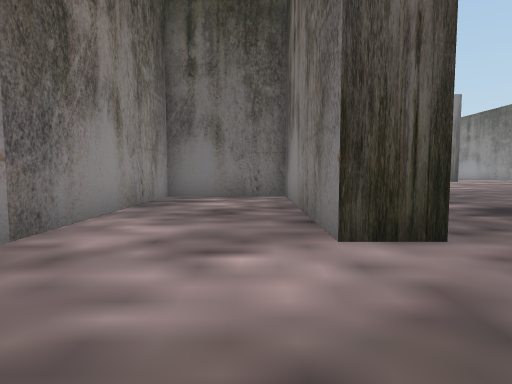
[1] (above)

24 first-person views from a walk through a scene from a Unity 3-D project. The camera is 1.3 m above the floor, tilts 4° down and sees 80° across. The floor is counted in squares, 2 m on a side. Each view is taken from the middle of a square. On the plan, view 1 faces up. The plan holds only what a view shows up to about 10 squares ahead; the rest is blank. The place goes on beyond the plan. The player is left out.

[2]
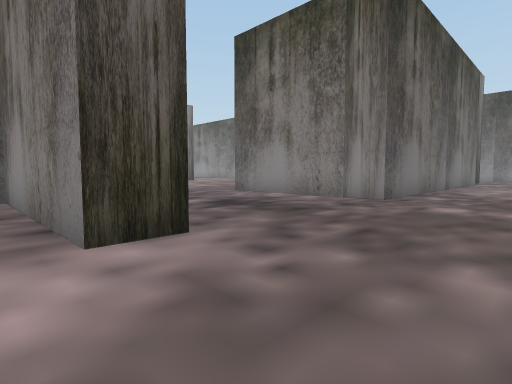

[3]
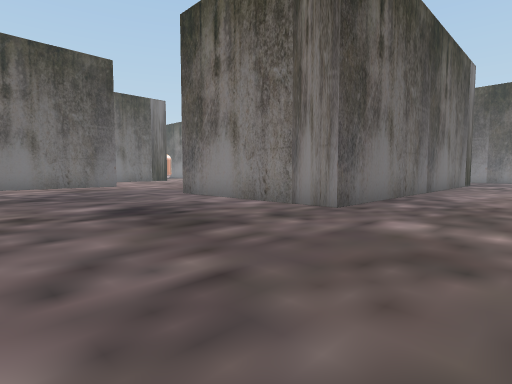

[4]
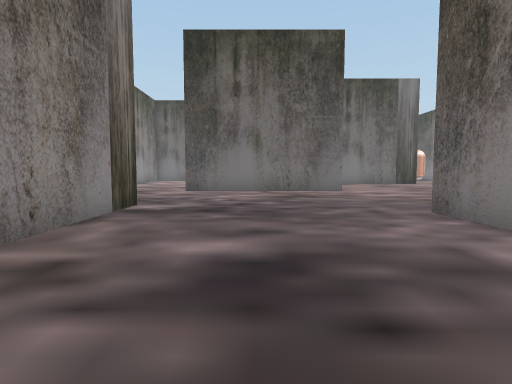

[5]
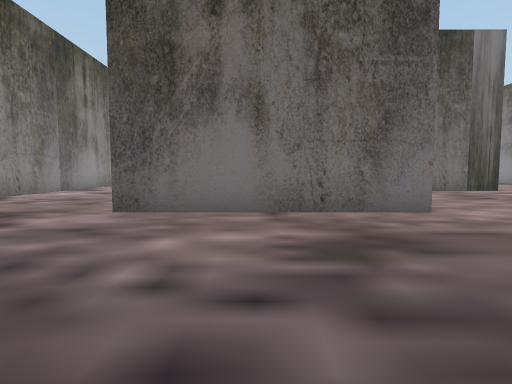

[6]
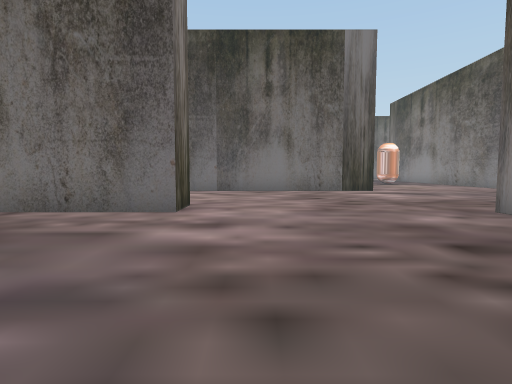

[7]
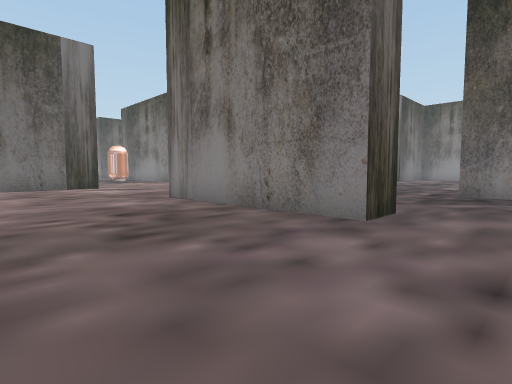

[8]
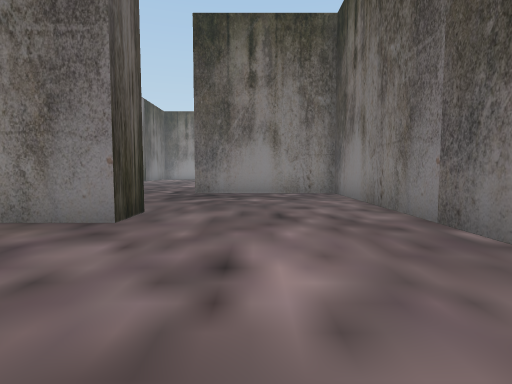

[9]
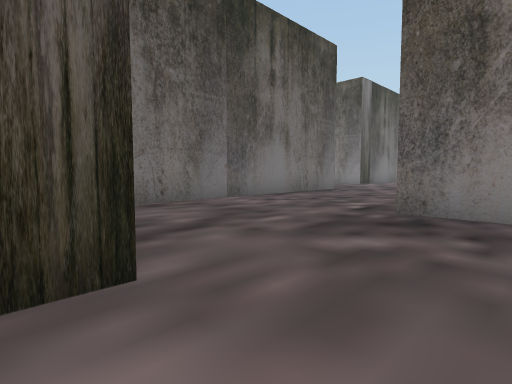

[10]
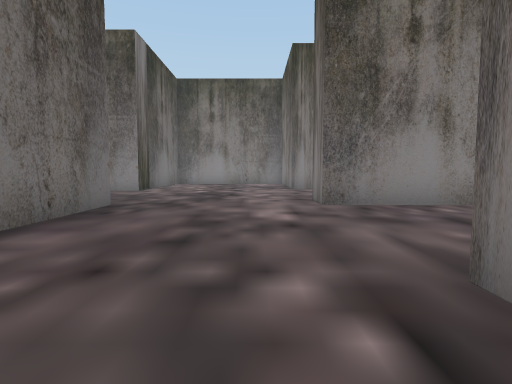

[11]
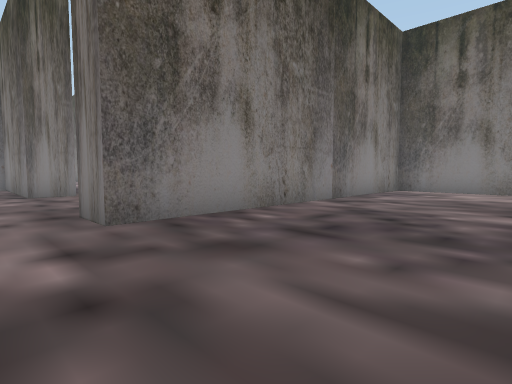

[12]
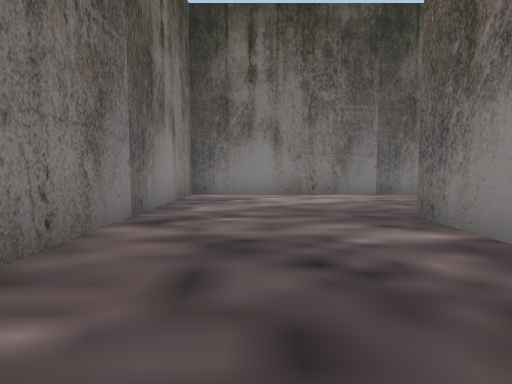

[13]
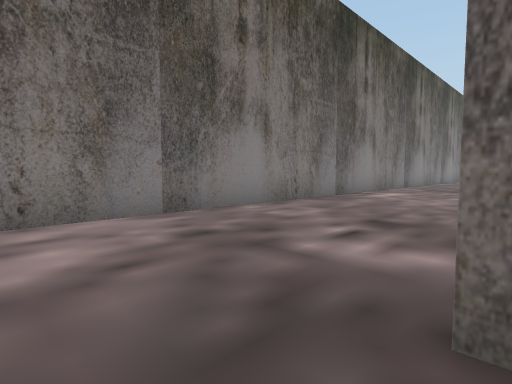

[14]
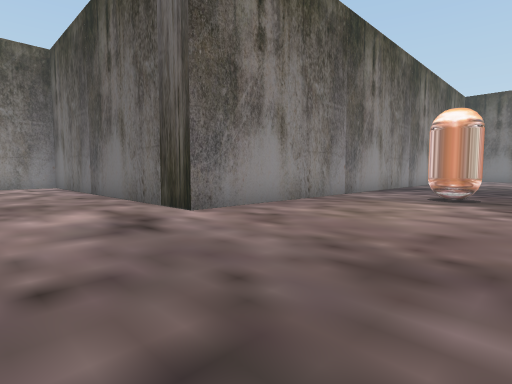

[15]
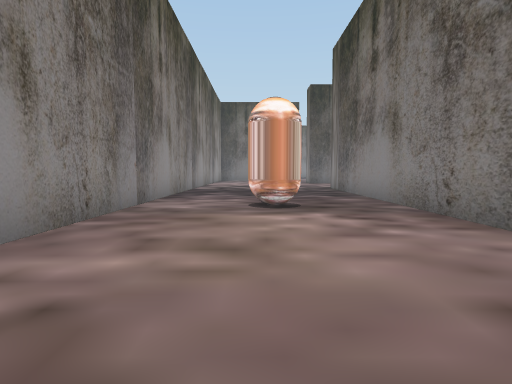

[16]
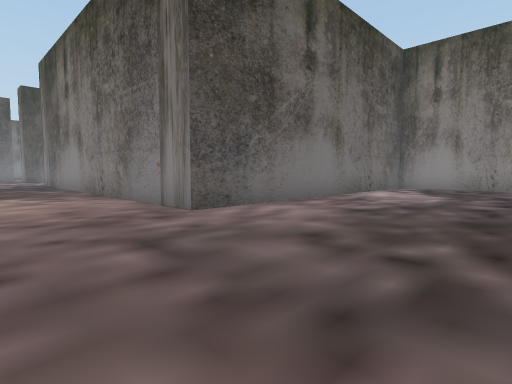

[17]
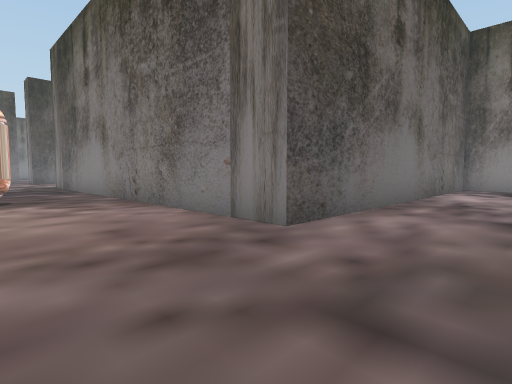

[18]
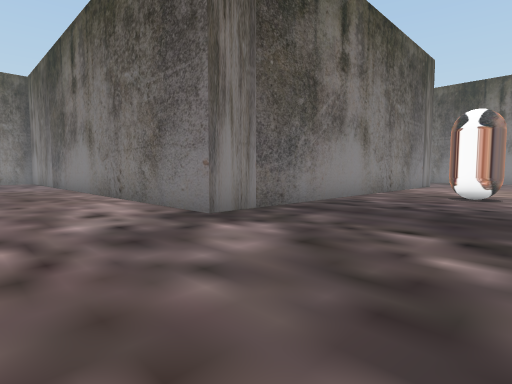

[19]
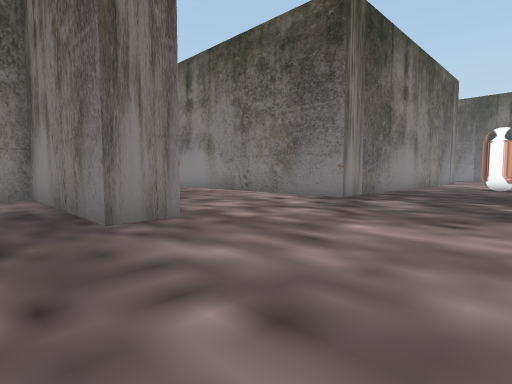

[20]
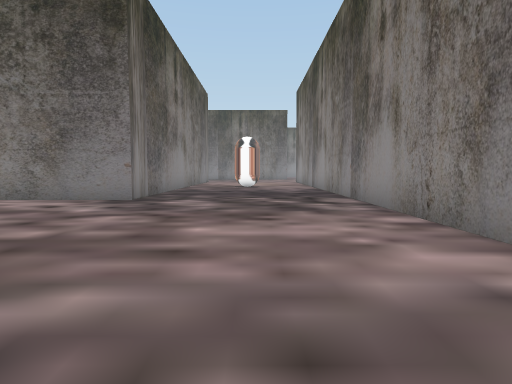

[21]
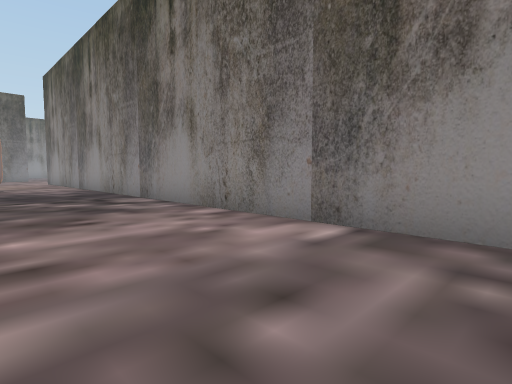

[22]
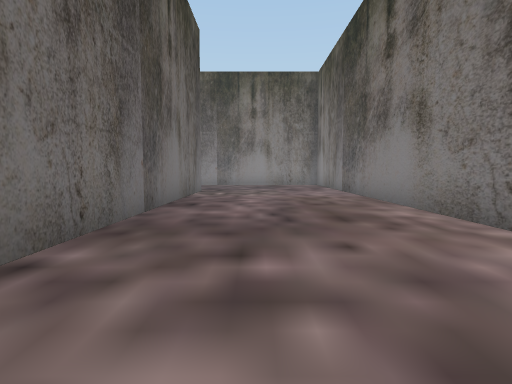

[23]
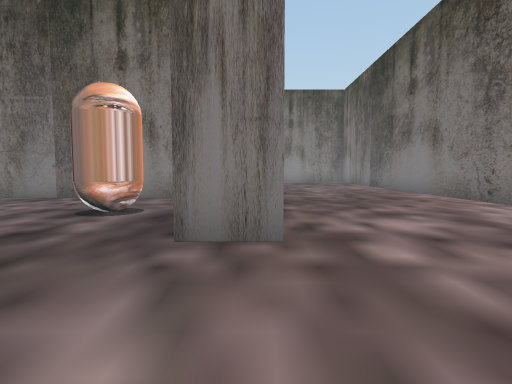

[24]
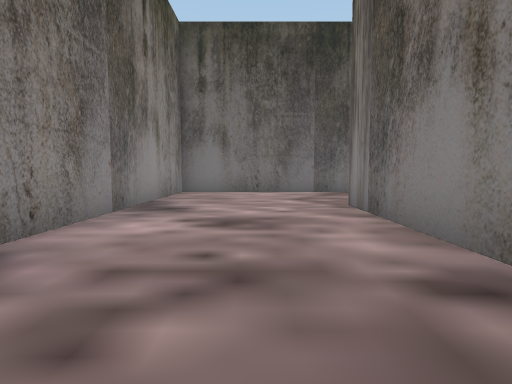

### Floor plan
Points are (right, up) in squares from view 1. A wall is a line through its corners. A room is listed if a view was taken in it or the views show most of it. See-through windows are left out.
Room 1 (views 1, 2, 3, 4, 5, 6, 7, 8, 9, 10, 11, 12, 13, 14, 15, 16, 17, 18, 19, 20, 21, 22, 23, 24)
walls: (6.8, 13.8) (6.8, 12.7) (1.8, 12.7); (12.9, 7.7) (11.8, 7.7) (11.8, 12.8); (1.8, 15) (1.8, 18.8); (2.9, 22.2) (-2.2, 22.2) (-2.2, 15.4); (21.8, 11.7) (14.4, 11.7); (1.8, 8.8) (1.8, 5.6); (10.6, 3.7) (16.8, 3.7) (16.8, 7.8); (17.7, 4.4) (17.7, 2.8); (13.5, 2.7) (6.8, 2.7) (6.8, 7.8); (25.8, 12.6) (25.8, 17.2) (16.8, 17.2) (16.8, 28.2) (27, 28.2); (1.9, 2.7) (0.8, 2.7) (0.8, 7.7) (-2.2, 7.7) (-2.2, 2.6); (9, -1.2) (21.7, -1.2) (21.7, 7.7) (22.8, 7.7); (16.8, 32.6) (16.8, 33.7) (21.2, 33.7) (21.2, 35.5); (26.7, 6.6) (26.7, 7.7) (27.5, 7.7); (11.7, 34.8) (11.7, 17.8) (4.5, 17.8); (26.8, 32.7) (19, 32.7)
objects: other object (14, 23); other object (19, 35)

Positions as (right, up) in squares from view 1, and headings:
1: (0, 0), facing up
2: (0, 0), facing up-right
3: (2, 0), facing up-right
4: (4, 3), facing up
5: (4, 8), facing up
6: (8, 8), facing up
7: (8, 6), facing up-right
8: (8, 6), facing right
9: (12, 6), facing up-right
10: (16, 9), facing right
11: (18, 9), facing down-right
12: (20, 7), facing down
13: (19, 3), facing down-left
14: (16, 15), facing up-left
15: (14, 17), facing up
16: (14, 13), facing up-right
17: (14, 15), facing up-right
18: (13, 31), facing down-right
19: (13, 35), facing down-right
20: (14, 35), facing down
21: (15, 35), facing down-left
22: (17, 31), facing right
23: (14, 33), facing right
24: (0, 13), facing up
